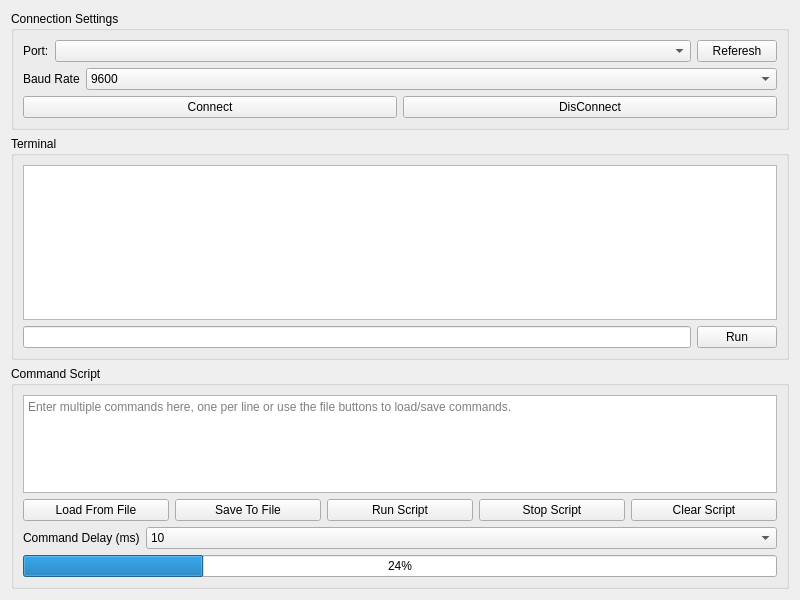
<?xml version="1.0" encoding="UTF-8"?>
<ui version="4.0">
 <class>Widget</class>
 <widget class="QWidget" name="Widget">
  <property name="geometry">
   <rect>
    <x>0</x>
    <y>0</y>
    <width>800</width>
    <height>600</height>
   </rect>
  </property>
  <property name="windowTitle">
   <string>PySerial Terminal</string>
  </property>
  <layout class="QVBoxLayout" name="verticalLayout" stretch="2,5,5">
   <item>
    <widget class="QGroupBox" name="groupBox">
     <property name="title">
      <string>Connection Settings</string>
     </property>
     <layout class="QVBoxLayout" name="verticalLayout_2" stretch="0,0,0">
      <item>
       <layout class="QHBoxLayout" name="horizontalLayout">
        <item>
         <widget class="QLabel" name="label">
          <property name="sizePolicy">
           <sizepolicy hsizetype="Fixed" vsizetype="Fixed">
            <horstretch>0</horstretch>
            <verstretch>0</verstretch>
           </sizepolicy>
          </property>
          <property name="contextMenuPolicy">
           <enum>Qt::NoContextMenu</enum>
          </property>
          <property name="frameShadow">
           <enum>QFrame::Raised</enum>
          </property>
          <property name="text">
           <string>Port:</string>
          </property>
         </widget>
        </item>
        <item>
         <widget class="QComboBox" name="port_combo">
          <property name="sizePolicy">
           <sizepolicy hsizetype="Minimum" vsizetype="Fixed">
            <horstretch>0</horstretch>
            <verstretch>0</verstretch>
           </sizepolicy>
          </property>
         </widget>
        </item>
        <item>
         <widget class="QPushButton" name="refresh_btn">
          <property name="sizePolicy">
           <sizepolicy hsizetype="Maximum" vsizetype="Fixed">
            <horstretch>0</horstretch>
            <verstretch>0</verstretch>
           </sizepolicy>
          </property>
          <property name="text">
           <string>Referesh</string>
          </property>
         </widget>
        </item>
       </layout>
      </item>
      <item>
       <layout class="QHBoxLayout" name="horizontalLayout_2">
        <item>
         <widget class="QLabel" name="label_2">
          <property name="sizePolicy">
           <sizepolicy hsizetype="Fixed" vsizetype="Fixed">
            <horstretch>0</horstretch>
            <verstretch>0</verstretch>
           </sizepolicy>
          </property>
          <property name="text">
           <string>Baud Rate</string>
          </property>
         </widget>
        </item>
        <item>
         <widget class="QComboBox" name="baud_combo">
          <property name="currentText">
           <string>115200</string>
          </property>
          <item>
           <property name="text">
            <string>9600</string>
           </property>
          </item>
          <item>
           <property name="text">
            <string>19200</string>
           </property>
          </item>
          <item>
           <property name="text">
            <string>38400</string>
           </property>
          </item>
          <item>
           <property name="text">
            <string>57600</string>
           </property>
          </item>
          <item>
           <property name="text">
            <string>115200</string>
           </property>
          </item>
         </widget>
        </item>
       </layout>
      </item>
      <item>
       <layout class="QHBoxLayout" name="horizontalLayout_3">
        <item>
         <widget class="QPushButton" name="connect_btn">
          <property name="text">
           <string>Connect</string>
          </property>
         </widget>
        </item>
        <item>
         <widget class="QPushButton" name="disconnect_btn">
          <property name="text">
           <string>DisConnect</string>
          </property>
         </widget>
        </item>
       </layout>
      </item>
     </layout>
    </widget>
   </item>
   <item>
    <widget class="QGroupBox" name="groupBox_2">
     <property name="title">
      <string>Terminal</string>
     </property>
     <layout class="QVBoxLayout" name="verticalLayout_4" stretch="0,1">
      <item>
       <widget class="QTextEdit" name="terminal_output">
        <property name="readOnly">
         <bool>true</bool>
        </property>
       </widget>
      </item>
      <item>
       <layout class="QHBoxLayout" name="horizontalLayout_5">
        <item>
         <widget class="QLineEdit" name="command_input"/>
        </item>
        <item>
         <widget class="QPushButton" name="send_command">
          <property name="text">
           <string>Run</string>
          </property>
         </widget>
        </item>
       </layout>
      </item>
     </layout>
    </widget>
   </item>
   <item>
    <widget class="QGroupBox" name="groupBox_3">
     <property name="title">
      <string>Command Script</string>
     </property>
     <layout class="QVBoxLayout" name="verticalLayout_5">
      <item>
       <widget class="QTextEdit" name="script_input">
        <property name="placeholderText">
         <string>Enter multiple commands here, one per line or use the file buttons to load/save commands.</string>
        </property>
       </widget>
      </item>
      <item>
       <layout class="QHBoxLayout" name="horizontalLayout_6">
        <item>
         <widget class="QPushButton" name="load_file_btn">
          <property name="text">
           <string>Load From File</string>
          </property>
         </widget>
        </item>
        <item>
         <widget class="QPushButton" name="save_file_btn">
          <property name="text">
           <string>Save To File</string>
          </property>
         </widget>
        </item>
        <item>
         <widget class="QPushButton" name="start_script_btn">
          <property name="text">
           <string>Run Script</string>
          </property>
         </widget>
        </item>
        <item>
         <widget class="QPushButton" name="stop_script_btn">
          <property name="text">
           <string>Stop Script</string>
          </property>
         </widget>
        </item>
        <item>
         <widget class="QPushButton" name="clear_script_btn">
          <property name="text">
           <string>Clear Script</string>
          </property>
         </widget>
        </item>
       </layout>
      </item>
      <item>
       <layout class="QHBoxLayout" name="horizontalLayout_7">
        <item>
         <widget class="QLabel" name="label_3">
          <property name="sizePolicy">
           <sizepolicy hsizetype="Fixed" vsizetype="Preferred">
            <horstretch>0</horstretch>
            <verstretch>0</verstretch>
           </sizepolicy>
          </property>
          <property name="text">
           <string>Command Delay (ms)</string>
          </property>
         </widget>
        </item>
        <item>
         <widget class="QComboBox" name="delay_combo">
          <item>
           <property name="text">
            <string>10</string>
           </property>
          </item>
          <item>
           <property name="text">
            <string>20</string>
           </property>
          </item>
          <item>
           <property name="text">
            <string>30</string>
           </property>
          </item>
          <item>
           <property name="text">
            <string>50</string>
           </property>
          </item>
          <item>
           <property name="text">
            <string>100</string>
           </property>
          </item>
          <item>
           <property name="text">
            <string>200</string>
           </property>
          </item>
          <item>
           <property name="text">
            <string>500</string>
           </property>
          </item>
          <item>
           <property name="text">
            <string>1000</string>
           </property>
          </item>
         </widget>
        </item>
       </layout>
      </item>
      <item>
       <widget class="QProgressBar" name="script_progress">
        <property name="value">
         <number>24</number>
        </property>
       </widget>
      </item>
     </layout>
    </widget>
   </item>
  </layout>
 </widget>
 <resources/>
 <connections/>
</ui>
